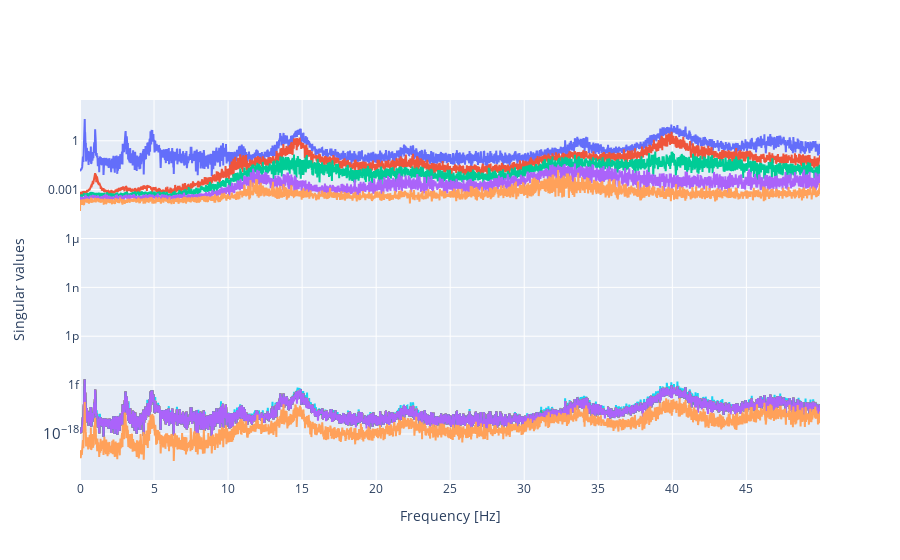

Notebook cell for this chart:
### Code cell
# Plot the singular values
fig = go.Figure()
for sv in range(len(S_omega)):
    fig.add_trace(go.Scatter(x=freq_seg[:np.size(S_omega, axis=1)], y=S_omega[sv, :], name=f'Singular value {sv+1}', line=dict(width=2)))

fig.update_yaxes(type="log")

fig.update_layout(
    xaxis=dict(title="Frequency [Hz]"),
    yaxis=dict(title="Singular values"),
    showlegend=False)

fig.show()

### Figure 1 — Plotly figure (JSON) as saved in the notebook; plotly's stock layout.template omitted (floating-point values rounded to 4 significant figures; data arrays with more than 128 entries replaced by an {"elided": "..."} marker saying what was removed)
{"data": [{"line": {"width": 2}, "name": "Singular value 1", "type": "scatter", "x": {"elided": "3276 float values"}, "y": {"elided": "3276 float values"}}, {"line": {"width": 2}, "name": "Singular value 2", "type": "scatter", "x": {"elided": "3276 float values"}, "y": {"elided": "3276 float values"}}, {"line": {"width": 2}, "name": "Singular value 3", "type": "scatter", "x": {"elided": "3276 float values"}, "y": {"elided": "3276 float values"}}, {"line": {"width": 2}, "name": "Singular value 4", "type": "scatter", "x": {"elided": "3276 float values"}, "y": {"elided": "3276 float values"}}, {"line": {"width": 2}, "name": "Singular value 5", "type": "scatter", "x": {"elided": "3276 float values"}, "y": {"elided": "3276 float values"}}, {"line": {"width": 2}, "name": "Singular value 6", "type": "scatter", "x": {"elided": "3276 float values"}, "y": {"elided": "3276 float values"}}, {"line": {"width": 2}, "name": "Singular value 7", "type": "scatter", "x": {"elided": "3276 float values"}, "y": {"elided": "3276 float values"}}, {"line": {"width": 2}, "name": "Singular value 8", "type": "scatter", "x": {"elided": "3276 float values"}, "y": {"elided": "3276 float values"}}, {"line": {"width": 2}, "name": "Singular value 9", "type": "scatter", "x": {"elided": "3276 float values"}, "y": {"elided": "3276 float values"}}, {"line": {"width": 2}, "name": "Singular value 10", "type": "scatter", "x": {"elided": "3276 float values"}, "y": {"elided": "3276 float values"}}, {"line": {"width": 2}, "name": "Singular value 11", "type": "scatter", "x": {"elided": "3276 float values"}, "y": {"elided": "3276 float values"}}, {"line": {"width": 2}, "name": "Singular value 12", "type": "scatter", "x": {"elided": "3276 float values"}, "y": {"elided": "3276 float values"}}, {"line": {"width": 2}, "name": "Singular value 13", "type": "scatter", "x": {"elided": "3276 float values"}, "y": {"elided": "3276 float values"}}, {"line": {"width": 2}, "name": "Singular value 14", "type": "scatter", "x": {"elided": "3276 float values"}, "y": {"elided": "3276 float values"}}, {"line": {"width": 2}, "name": "Singular value 15", "type": "scatter", "x": {"elided": "3276 float values"}, "y": {"elided": "3276 float values"}}, {"line": {"width": 2}, "name": "Singular value 16", "type": "scatter", "x": {"elided": "3276 float values"}, "y": {"elided": "3276 float values"}}, {"line": {"width": 2}, "name": "Singular value 17", "type": "scatter", "x": {"elided": "3276 float values"}, "y": {"elided": "3276 float values"}}, {"line": {"width": 2}, "name": "Singular value 18", "type": "scatter", "x": {"elided": "3276 float values"}, "y": {"elided": "3276 float values"}}, {"line": {"width": 2}, "name": "Singular value 19", "type": "scatter", "x": {"elided": "3276 float values"}, "y": {"elided": "3276 float values"}}, {"line": {"width": 2}, "name": "Singular value 20", "type": "scatter", "x": {"elided": "3276 float values"}, "y": {"elided": "3276 float values"}}, {"line": {"width": 2}, "name": "Singular value 21", "type": "scatter", "x": {"elided": "3276 float values"}, "y": {"elided": "3276 float values"}}, {"line": {"width": 2}, "name": "Singular value 22", "type": "scatter", "x": {"elided": "3276 float values"}, "y": {"elided": "3276 float values"}}, {"line": {"width": 2}, "name": "Singular value 23", "type": "scatter", "x": {"elided": "3276 float values"}, "y": {"elided": "3276 float values"}}, {"line": {"width": 2}, "name": "Singular value 24", "type": "scatter", "x": {"elided": "3276 float values"}, "y": {"elided": "3276 float values"}}, {"line": {"width": 2}, "name": "Singular value 25", "type": "scatter", "x": {"elided": "3276 float values"}, "y": {"elided": "3276 float values"}}, {"line": {"width": 2}, "name": "Singular value 26", "type": "scatter", "x": {"elided": "3276 float values"}, "y": {"elided": "3276 float values"}}, {"line": {"width": 2}, "name": "Singular value 27", "type": "scatter", "x": {"elided": "3276 float values"}, "y": {"elided": "3276 float values"}}, {"line": {"width": 2}, "name": "Singular value 28", "type": "scatter", "x": {"elided": "3276 float values"}, "y": {"elided": "3276 float values"}}, {"line": {"width": 2}, "name": "Singular value 29", "type": "scatter", "x": {"elided": "3276 float values"}, "y": {"elided": "3276 float values"}}, {"line": {"width": 2}, "name": "Singular value 30", "type": "scatter", "x": {"elided": "3276 float values"}, "y": {"elided": "3276 float values"}}, {"line": {"width": 2}, "name": "Singular value 31", "type": "scatter", "x": {"elided": "3276 float values"}, "y": {"elided": "3276 float values"}}, {"line": {"width": 2}, "name": "Singular value 32", "type": "scatter", "x": {"elided": "3276 float values"}, "y": {"elided": "3276 float values"}}, {"line": {"width": 2}, "name": "Singular value 33", "type": "scatter", "x": {"elided": "3276 float values"}, "y": {"elided": "3276 float values"}}, {"line": {"width": 2}, "name": "Singular value 34", "type": "scatter", "x": {"elided": "3276 float values"}, "y": {"elided": "3276 float values"}}, {"line": {"width": 2}, "name": "Singular value 35", "type": "scatter", "x": {"elided": "3276 float values"}, "y": {"elided": "3276 float values"}}], "layout": {"showlegend": false, "xaxis": {"title": {"text": "Frequency [Hz]"}}, "yaxis": {"title": {"text": "Singular values"}, "type": "log"}}}
